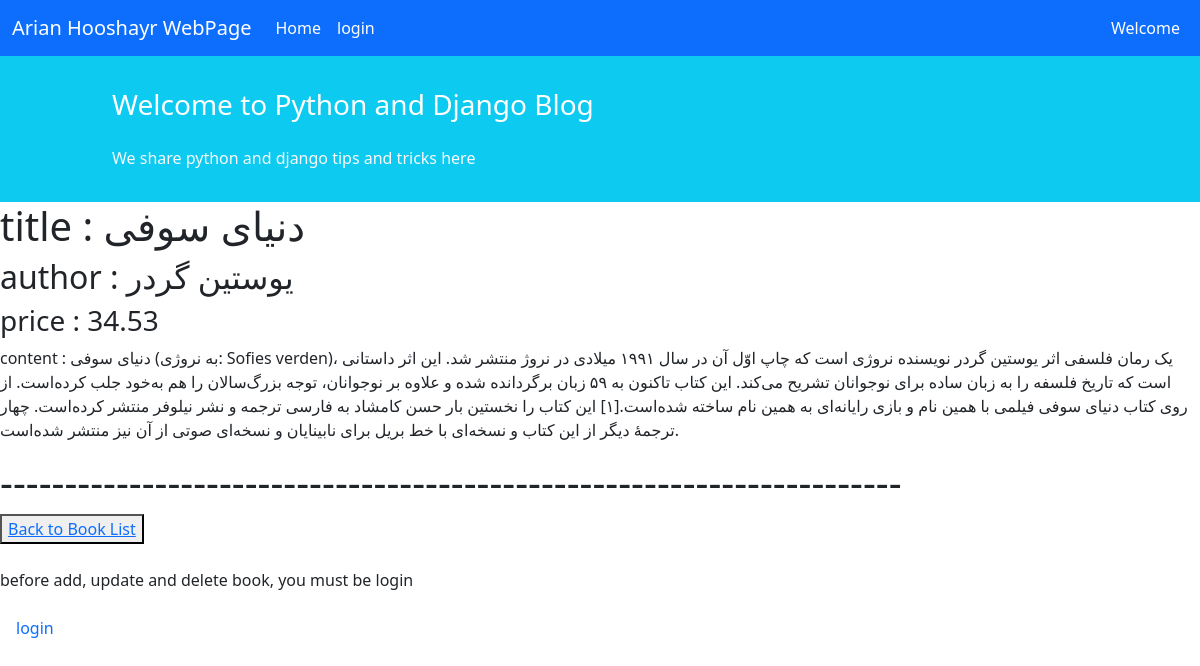
Screenshot of /book/3/ with the database file from the repository.
### books/models.py (models this page shows, shortened)
class Book(models.Model):
    title = models.CharField(max_length=200)
    author = models.CharField(max_length=100)
    content = models.TextField()
    cover = models.ImageField(upload_to='covers/', blank=True)
    price = models.DecimalField(max_digits=5, decimal_places=2)

### books/views.py (the view)
class BookDetailView(generic.DetailView):
    model = Book
    template_name = 'book/book_detail.html'
    context_object_name = 'books'

### templates/book/book_detail.html (shortened to what this page needs)
{% extends '_base.html' %}
{% block content %}
    <h1>title : {{ books.title }}</h1>
    <h2> author : {{ books.author }}</h2>
    <h3>price : {{ books.price }}</h3>
    <p>content : {{ books.content }}</p>
    <h1>----------------------------------------------------------------------</h1>
    <button class="button" type="submit"><a href="{% url 'Book_list_view' %}">Back to Book List</a></button>
    <br>
    <br>
    {% if user.is_authenticated %}
        <button class="button" type="submit"><a href="{% url 'Book_update_view' books.id %}">Update Detail</a></button>
        <br>
        <br>
        <br>
        <br>
        <button class="btn btn-info" type="submit"><a href="{% url 'Book_delete_view' books.id %}">Delete Book</a>
        </button>
    {% else %}
        <p>before add, update and delete book, you must be login</p>
        <a class="nav-link active" aria-current="page" href="{% url 'login' %}">login</a>
    {% endif %}
{% endblock %}

### rows the page displays
Book: title "دنیای سوفی", author "یوستین گردر", price "34.53", content "دنیای سوفی (به نروژی: Sofies verden)، یک رمان فلسفی اثر یوستین گردر نویسنده نروژی است که چاپ اوّل آن در سال ۱۹۹۱ میلادی در نروژ منتشر شد. این اثر داستانی است که تاریخ فلسفه را به زبان ساده برای نوجوانان تشریح می‌کند. این کتاب تاکنون به ۵۹ زبان برگردانده شده و علاوه بر نوجوانان، توجه بزرگ‌سالان را هم به‌خود جلب کرده‌است. از روی کتاب دنیای سوفی فیلمی با همین نام و بازی رایانه‌ای به همین نام ساخته شده‌است.[۱] این کتاب را نخستین بار حسن کامشاد به فارسی ترجمه و نشر نیلوفر منتشر کرده‌است. چهار ترجمهٔ دیگر از این کتاب و نسخه‌ای با خط بریل برای نابینایان و نسخه‌ای صوتی از آن نیز منتشر شده‌است."
